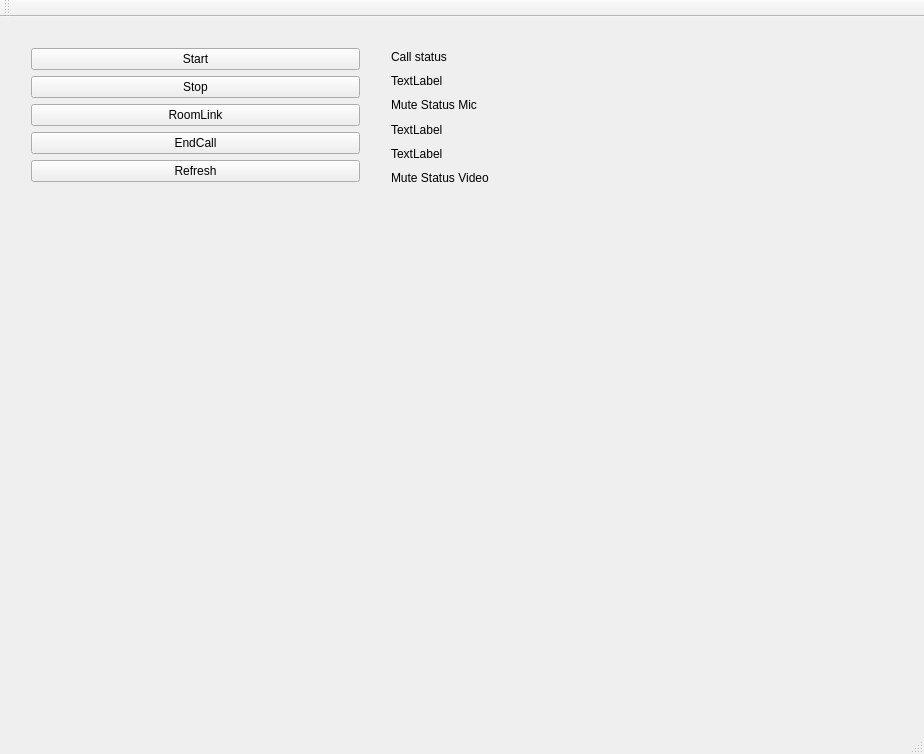
<?xml version="1.0" encoding="UTF-8"?>
<ui version="4.0">
 <class>MainWindow</class>
 <widget class="QMainWindow" name="MainWindow">
  <property name="geometry">
   <rect>
    <x>0</x>
    <y>0</y>
    <width>924</width>
    <height>754</height>
   </rect>
  </property>
  <property name="windowTitle">
   <string>MainWindow</string>
  </property>
  <widget class="QWidget" name="centralWidget">
   <widget class="QWidget" name="gridLayoutWidget">
    <property name="geometry">
     <rect>
      <x>20</x>
      <y>20</y>
      <width>351</width>
      <height>161</height>
     </rect>
    </property>
    <layout class="QGridLayout" name="gridLayout">
     <item row="1" column="0">
      <widget class="QPushButton" name="pushButton_Stop">
       <property name="text">
        <string>Stop</string>
       </property>
      </widget>
     </item>
     <item row="2" column="0">
      <widget class="QPushButton" name="pushButtonRoomLink">
       <property name="text">
        <string>RoomLink</string>
       </property>
      </widget>
     </item>
     <item row="3" column="0">
      <widget class="QPushButton" name="pushButtonEndCall">
       <property name="text">
        <string>EndCall</string>
       </property>
      </widget>
     </item>
     <item row="0" column="0">
      <widget class="QPushButton" name="pushButtonStart">
       <property name="enabled">
        <bool>true</bool>
       </property>
       <property name="text">
        <string>Start</string>
       </property>
      </widget>
     </item>
     <item row="4" column="0">
      <widget class="QPushButton" name="pushButtonRefresh">
       <property name="text">
        <string>Refresh</string>
       </property>
      </widget>
     </item>
    </layout>
   </widget>
   <widget class="QWidget" name="gridLayoutWidget_2">
    <property name="geometry">
     <rect>
      <x>380</x>
      <y>20</y>
      <width>521</width>
      <height>161</height>
     </rect>
    </property>
    <layout class="QGridLayout" name="gridLayout_2">
     <item row="2" column="0">
      <widget class="QLabel" name="label_CallStatus">
       <property name="text">
        <string>TextLabel</string>
       </property>
      </widget>
     </item>
     <item row="6" column="0">
      <widget class="QLabel" name="label_3">
       <property name="text">
        <string>Mute Status Video</string>
       </property>
      </widget>
     </item>
     <item row="5" column="0">
      <widget class="QLabel" name="label_MuteStatusVideo">
       <property name="text">
        <string>TextLabel</string>
       </property>
      </widget>
     </item>
     <item row="4" column="0">
      <widget class="QLabel" name="label_MuteStatusMic">
       <property name="text">
        <string>TextLabel</string>
       </property>
      </widget>
     </item>
     <item row="3" column="0">
      <widget class="QLabel" name="label_2">
       <property name="text">
        <string>Mute Status Mic</string>
       </property>
      </widget>
     </item>
     <item row="1" column="0">
      <widget class="QLabel" name="label">
       <property name="text">
        <string>Call status</string>
       </property>
      </widget>
     </item>
    </layout>
   </widget>
   <widget class="MyGlCanvas" name="openGLWidget1" native="true">
    <property name="geometry">
     <rect>
      <x>20</x>
      <y>190</y>
      <width>320</width>
      <height>180</height>
     </rect>
    </property>
   </widget>
   <widget class="MyGlCanvas" name="openGLWidget2" native="true">
    <property name="geometry">
     <rect>
      <x>380</x>
      <y>190</y>
      <width>320</width>
      <height>180</height>
     </rect>
    </property>
   </widget>
   <widget class="MyGlCanvas" name="openGLWidget3" native="true">
    <property name="geometry">
     <rect>
      <x>20</x>
      <y>450</y>
      <width>320</width>
      <height>180</height>
     </rect>
    </property>
   </widget>
   <widget class="MyGlCanvas" name="openGLWidget4" native="true">
    <property name="geometry">
     <rect>
      <x>380</x>
      <y>450</y>
      <width>320</width>
      <height>180</height>
     </rect>
    </property>
   </widget>
  </widget>
  <widget class="QMenuBar" name="menuBar">
   <property name="geometry">
    <rect>
     <x>0</x>
     <y>0</y>
     <width>924</width>
     <height>21</height>
    </rect>
   </property>
  </widget>
  <widget class="QToolBar" name="mainToolBar">
   <attribute name="toolBarArea">
    <enum>TopToolBarArea</enum>
   </attribute>
   <attribute name="toolBarBreak">
    <bool>false</bool>
   </attribute>
  </widget>
  <widget class="QStatusBar" name="statusBar"/>
 </widget>
 <layoutdefault spacing="6" margin="11"/>
 <customwidgets>
  <customwidget>
   <class>MyGlCanvas</class>
   <extends>QWidget</extends>
   <header>myglcanvas.h</header>
  </customwidget>
 </customwidgets>
 <resources/>
 <connections/>
</ui>
